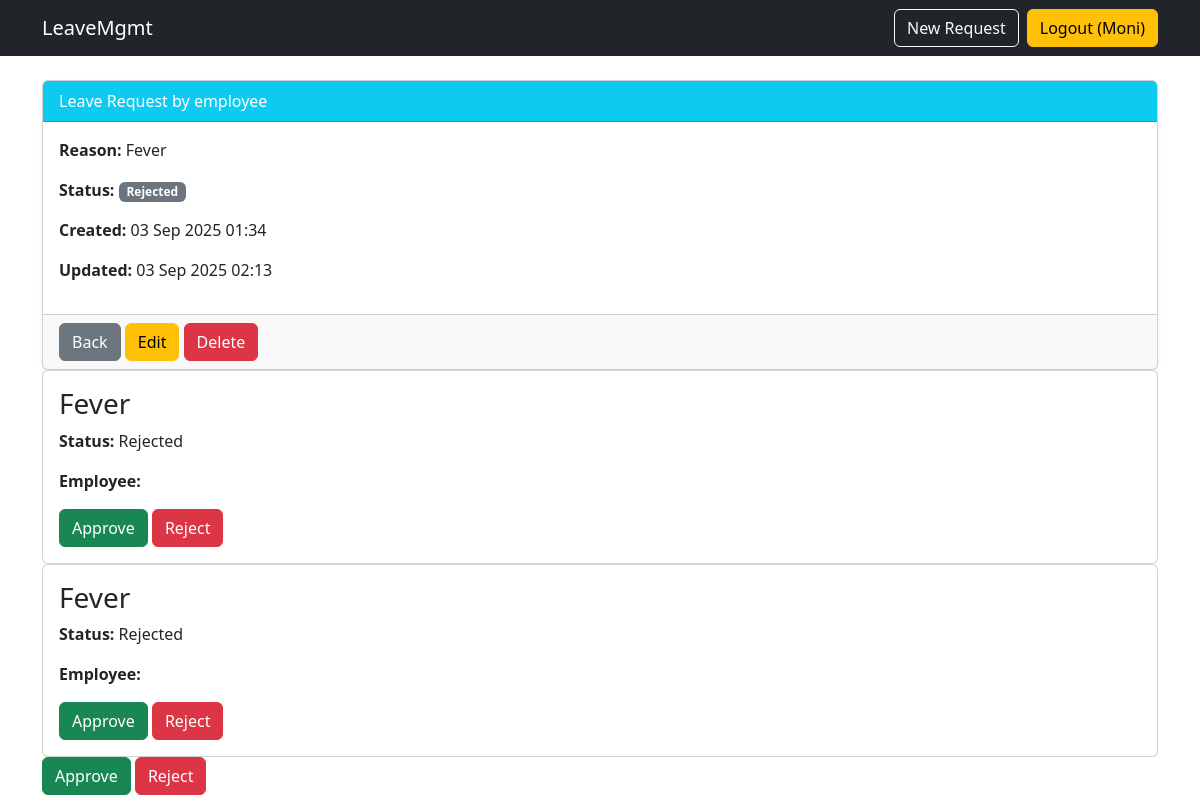
/leaves/leaves/2/ (signed in), run on the app's committed database.
### leaves/models.py (models this page shows, shortened)
class LeaveRequest(models.Model):
    STATUS_CHOICES = [
        ("pending", "Pending"),
        ("approved", "Approved"),
        ("rejected", "Rejected"),
    ]
    employee = models.ForeignKey(User, on_delete=models.CASCADE)
    reason = models.TextField()
    status = models.CharField(max_length=10, choices=STATUS_CHOICES, default="pending")
    created_at = models.DateTimeField(auto_now_add=True)  # auto set when created
    updated_at = models.DateTimeField(auto_now=True)      # auto set when updated

### leaves/views.py (the view)
# urls.py: path("leaves/<int:pk>/", views.leave_detail, name="leave-detail"),
@login_required
def leave_detail(request, pk):
    leave = get_object_or_404(LeaveRequest, pk=pk)
    return render(request, "leaves/leave_detail.html", {"leave": leave})

### templates/leaves/leave_detail.html
{% extends "base.html" %}
{% block content %}
<div class="card shadow-sm">
  <div class="card-header bg-info text-white">
    Leave Request by {{ leave.employee.username }}
  </div>
  <div class="card-body">
    <p><strong>Reason:</strong> {{ leave.reason }}</p>
    <p><strong>Status:</strong>
      <span class="badge bg-secondary">{{ leave.status }}</span>
    </p>
    <p><strong>Created:</strong> {{ leave.created_at|date:"d M Y H:i" }}</p>
    <p><strong>Updated:</strong> {{ leave.updated_at|date:"d M Y H:i" }}</p>
  </div>
  <div class="card-footer">
    <a href="{% url 'leave-list' %}" class="btn btn-secondary">Back</a>
    {% if user == leave.employee or user.is_superuser %}
      <a href="{% url 'leave-update' leave.pk %}" class="btn btn-warning">Edit</a>
      <a href="{% url 'leave-delete' leave.pk %}" class="btn btn-danger">Delete</a>
    {% endif %}
  </div>
</div>
<div class="card">
  <div class="card-body">
    <h3>{{ leave.reason }}</h3>
    <p><strong>Status:</strong> {{ leave.status }}</p>
    <p><strong>Employee:</strong> {{ leave.user.username }}</p>
    {% if user.is_superuser %}
      <a href="{% url 'leave-approve' leave.id %}" class="btn btn-success">Approve</a>
      <a href="{% url 'leave-reject' leave.id %}" class="btn btn-danger">Reject</a>
    {% endif %}
  </div>
</div>
<div class="card">
  <div class="card-body">
    <h3>{{ leave.reason }}</h3>
    <p><strong>Status:</strong> {{ leave.status }}</p>
    <p><strong>Employee:</strong> {{ leave.user.username }}</p>
    {% if user.is_staff %}
      <a href="{% url 'leave-approve' leave.id %}" class="btn btn-success">Approve</a>
      <a href="{% url 'leave-reject' leave.id %}" class="btn btn-danger">Reject</a>
    {% endif %}
  </div>
</div>
{% if user.is_staff and leave.employee != user %}
  <a href="{% url 'leave-approve' leave.id %}" class="btn btn-success">Approve</a>
  <a href="{% url 'leave-reject' leave.id %}" class="btn btn-danger">Reject</a>
{% endif %}
{% endblock %}

### templates/base.html (shortened to what this page needs)
<!doctype html>
<html lang="en">
<head>
  <link href="https://cdn.jsdelivr.net/npm/bootstrap@5.3.3/dist/css/bootstrap.min.css" rel="stylesheet">
</head>
<body>
<nav class="navbar navbar-expand-lg navbar-dark bg-dark mb-4">
  <div class="container">
    <a class="navbar-brand" href="{% url 'leave-list' %}">LeaveMgmt</a>
    <div class="d-flex">
      {% if user.is_authenticated %}
        <a class="btn btn-outline-light me-2" href="{% url 'leave-create' %}">New Request</a>
        <form action="{% url 'logout' %}" method="post">{% csrf_token %}
          <button class="btn btn-warning">Logout ({{ user.username }})</button>
        </form>
      {% else %}
        <a class="btn btn-success" href="{% url 'login' %}">Login</a>
      {% endif %}
    </div>
  </div>
</nav>
<div class="container">
  {% block content %}{% endblock %}
</div>
</body>
</html>

### data on the page
LeaveRequest: employee.username "employee", reason "Fever", status "Rejected", created_at "03 Sep 2025 01:34", updated_at "03 Sep 2025 02:13"

### other printed values
{{ user.username }} "Moni"
